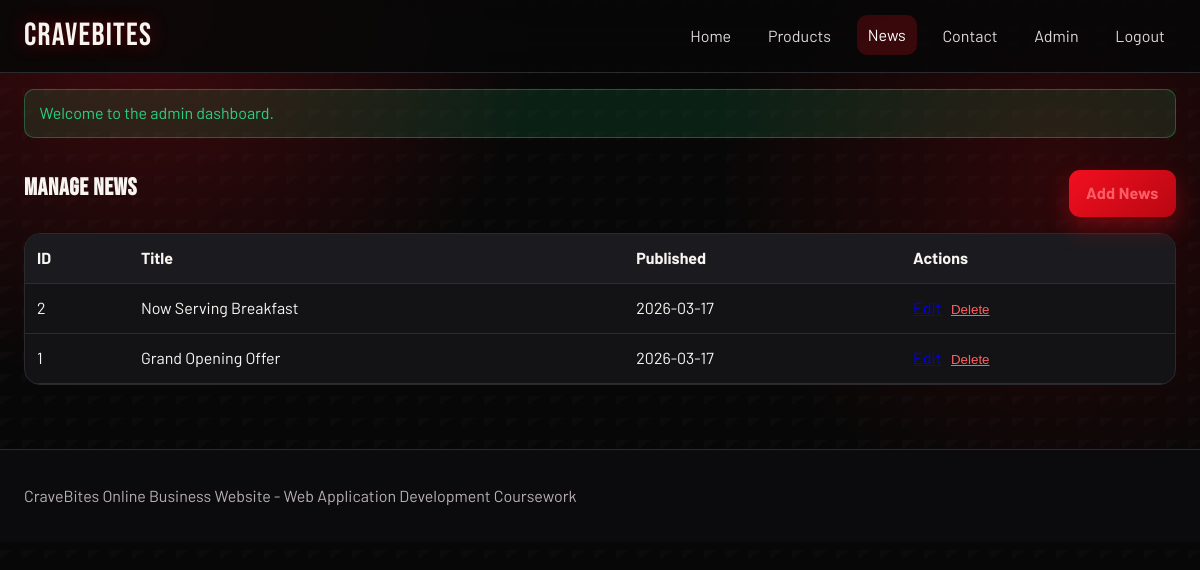
The page /admin/news.php (signed in) on the database its author committed.
### tables this page shows
CREATE TABLE IF NOT EXISTS news (
    id INT AUTO_INCREMENT PRIMARY KEY,
    title VARCHAR(200) NOT NULL,
    body TEXT NOT NULL,
    published_at TIMESTAMP DEFAULT CURRENT_TIMESTAMP
);

### includes/functions.php (called while the page is built, shortened)
<?php
function escape(?string $value): string
{
    return htmlspecialchars($value ?? '', ENT_QUOTES, 'UTF-8');
}
function base_path(): string
{
    static $basePath = null;
    if ($basePath !== null) {
        return $basePath;
    }
    $scriptName = str_replace('\\', '/', $_SERVER['SCRIPT_NAME'] ?? '');
    $dir = str_replace('\\', '/', dirname($scriptName));
    $dir = rtrim($dir, '/');
    if (substr($dir, -6) === '/admin') {
        $dir = substr($dir, 0, -6);
    }
    $basePath = $dir;
    return $basePath;
}
function url(string $path = ''): string
{
    $base = base_path();
    return ($base !== '' ? $base : '') . '/' . ltrim($path, '/');
}

### admin/news.php (the view, shortened to what this page needs)
<?php
require_once __DIR__ . '/../includes/bootstrap.php';
$newsList = $pdo->query('SELECT id, title, published_at FROM news ORDER BY id DESC')->fetchAll();
require_once __DIR__ . '/../includes/header.php';
?>
<section class="wrap section">
    <div class="section-head">
        <h1>Manage News</h1>
        <a class="btn" href="<?php echo url('admin/news_form.php'); ?>">Add News</a>
    </div>
    <div class="table-wrap">
        <table>
            <thead>
                <tr>
                    <th>ID</th>
                    <th>Title</th>
                    <th>Published</th>
                    <th>Actions</th>
                </tr>
            </thead>
            <tbody>
                <?php foreach ($newsList as $post): ?>
                    <tr>
                        <td><?php echo (int) $post['id']; ?></td>
                        <td><?php echo escape($post['title']); ?></td>
                        <td><?php echo escape(date('Y-m-d', strtotime($post['published_at']))); ?></td>
                        <td class="actions">
                            <a href="<?php echo url('admin/news_form.php?id=' . (int) $post['id']); ?>">Edit</a>
                            <form method="post" action="<?php echo url('admin/news.php'); ?>" onsubmit="return confirm('Delete this post?');">
                                <button type="submit" class="link-danger">Delete</button>
                            </form>
                        </td>
                    </tr>
                <?php endforeach; ?>
            </tbody>
        </table>
    </div>
</section>
<?php require_once __DIR__ . '/../includes/footer.php'; ?>

### public/css/styles.css (style rules this page uses)
:root { --bg: #070707; --bg-elev: #0f0f10; --ink: #f8f5f1; --brand: #f20f1f; --brand-strong: #b80712; --brand-soft: #ff5d66; --card: #141416; --card-2: #1a1a1d; --muted: #b8afb2; --line: #2a2a2f; --ok: #29d17e; --danger: #ff6161; --radius: 16px; --shadow: 0 20px 50px rgba(0, 0, 0, 0.45); }
* { box-sizing: border-box; }
body { margin: 0; font-family: "Barlow", "Segoe UI", sans-serif; color: var(--ink); background: radial-gradient(circle at 12% 0%, rgba(242, 15, 31, 0.25) 0, transparent 30%), radial-gradient(circle at 88% 22%, rgba(184, 7, 18, 0.22) 0, transparent 28%), linear-gradient(145deg, rgba(255, 255, 255, 0.015) 25%, transparent 25%) 0 0 / 22px 22px, var(--bg); min-height: 100vh; line-height: 1.55; }
.wrap { width: min(1480px, 96%); margin: 0 auto; }
h1, h2, h3 { font-family: "Bebas Neue", sans-serif; letter-spacing: 0.7px; margin: 0 0 0.7rem; line-height: 1.1; }
.btn { display: inline-block; border: none; cursor: pointer; text-decoration: none; background: linear-gradient(135deg, var(--brand) 0%, var(--brand-strong) 100%); color: #fff; font-weight: 700; letter-spacing: 0.2px; border-radius: 11px; padding: 0.7rem 1.1rem; box-shadow: 0 10px 24px rgba(242, 15, 31, 0.35); transition: transform 0.2s ease, filter 0.2s ease, box-shadow 0.2s ease; }
.section { padding: 2rem 0; }
.section-head { display: flex; justify-content: space-between; align-items: center; gap: 1rem; margin-bottom: 1rem; }
.section-head a { color: var(--brand-soft); font-weight: 700; }
.table-wrap { overflow-x: auto; background: #131316; border-radius: var(--radius); border: 1px solid var(--line); }
table { width: 100%; border-collapse: collapse; }
th, td { padding: 0.75rem; border-bottom: 1px solid #2d2d31; text-align: left; vertical-align: top; }
th { background: #1b1b1f; }
.actions { display: flex; align-items: center; gap: 0.6rem; }
.actions form { margin: 0; }
.link-danger { border: none; background: transparent; color: var(--danger); text-decoration: underline; cursor: pointer; padding: 0; }
.hero-grid, .section, .card, .news-card, .news-item, .stat-card { animation: rise-in 0.6s ease both; }

### rows shown on the page
news: id "2", title "Now Serving Breakfast", published_at "2026-03-17"
news: id "1", title "Grand Opening Offer", published_at "2026-03-17"

### other values the page prints
$flash['message'] "Welcome to the admin dashboard."
